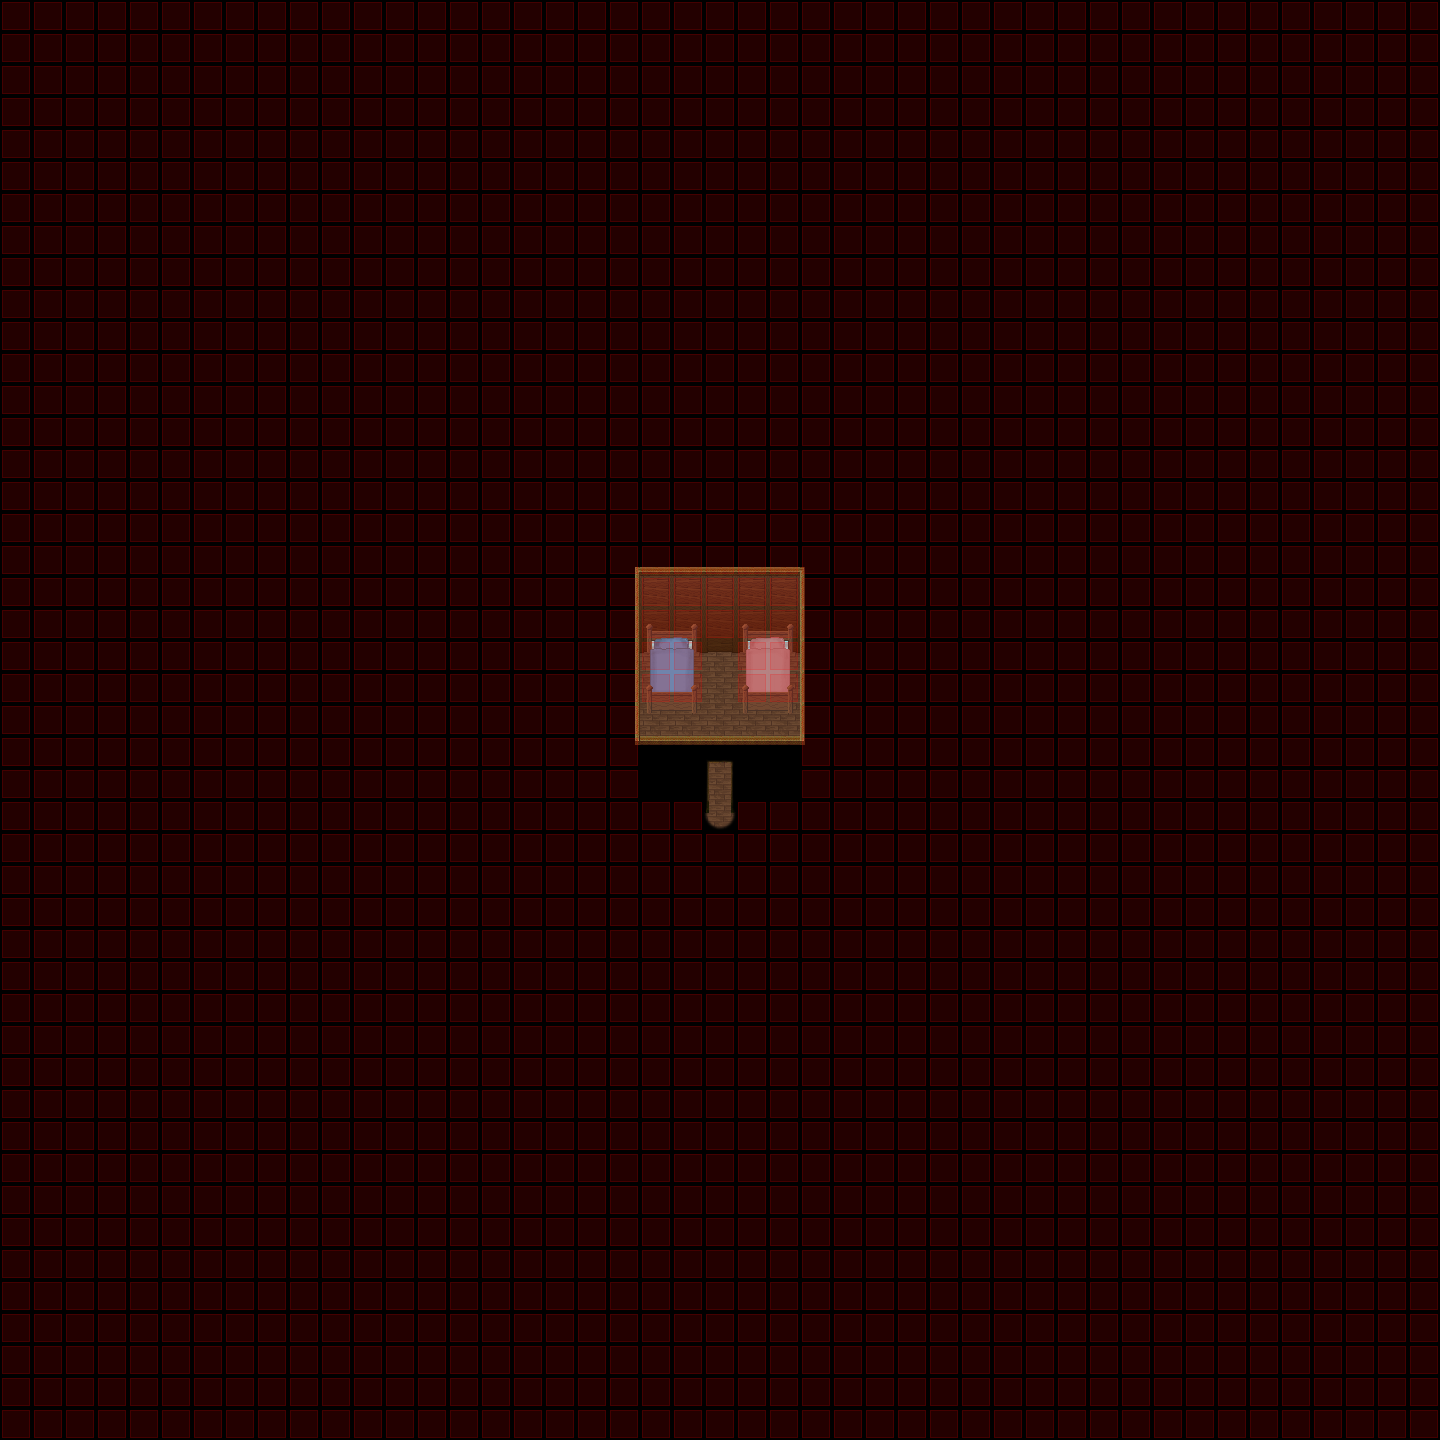

This is a level from a 2D game, rendered from its Tiled map with the project's own tilesets. A one-line summary and the map file follow, with tile-layer data summarised:
An orthogonal 45x45 tile map with 32x32 px tiles, 4 tile layers (Ground, Fringe, Top, Collision), 4 tilesets and 4 objects (2x 20x20, 2x script).

<map version="1.0" orientation="orthogonal" width="45" height="45" tilewidth="32" tileheight="32">
 <properties>
  <property name="music" value="The Mana World - The Forest.ogg" />
  <property name="name" value="Quarto Escuro" />
  <property name="pasta" value="000_Inicio" />
 </properties>
 <tileset firstgid="1" name="colision" tilewidth="32" tileheight="32">
  <image source="../graphics/tiles/collision.png" width="64" height="32" />
 </tileset>
 <tileset firstgid="3" name="cabana_in" tilewidth="32" tileheight="32">
  <image source="../graphics/tiles/cabana_in.png" width="512" height="160" />
 </tileset>
 <tileset firstgid="83" name="canana_in X3" tilewidth="32" tileheight="96">
  <image source="../graphics/tiles/cabana_in_x3.png" width="512" height="96" />
 </tileset>
 <tileset firstgid="99" name="in" tilewidth="32" tileheight="32">
  <image source="../graphics/tiles/woodland_indoor.png" width="512" height="512" />
 </tileset>
 <layer name="Ground" width="45" height="45">
  <data>[2025 cells, 2025 non-empty, 5 distinct tile ids]</data>
 </layer>
 <layer name="Fringe" width="45" height="45">
  <data>[2025 cells, 21 non-empty, 17 distinct tile ids]</data>
 </layer>
 <layer name="Top" width="45" height="45">
  <data>[2025 cells, 35 non-empty, 9 distinct tile ids]</data>
 </layer>
 <layer name="Collision" width="45" height="45" opacity="0.27">
  <data>[2025 cells, 2007 non-empty, 1 distinct tile ids]</data>
 </layer>
 <objectgroup name="magins" width="45" height="45">
  <object name="20x20" x="0" y="0" width="640" height="640" />
  <object name="20x20" x="800" y="800" width="640" height="640" />
 </objectgroup>
 <objectgroup name="scripts" width="45" height="45">
  <object name="Enfermeira" type="script" x="768" y="704" width="32" height="32">
   <properties>
    <property name="Comentário" value="Questiona qual cidade o jogador veio para setar qual cidade o jogador nascerá!" />
    <property name="path" value="enfermeira.conf" />
   </properties>
  </object>
  <object name="Warp Controlado" type="script" x="704" y="800" width="32" height="32">
   <properties>
    <property name="Comentário" value="Só vai sair de falar com a infermeira e pegar as coisas no baú." />
    <property name="path" value="warp_controlado.conf" />
   </properties>
  </object>
 </objectgroup>
</map>
